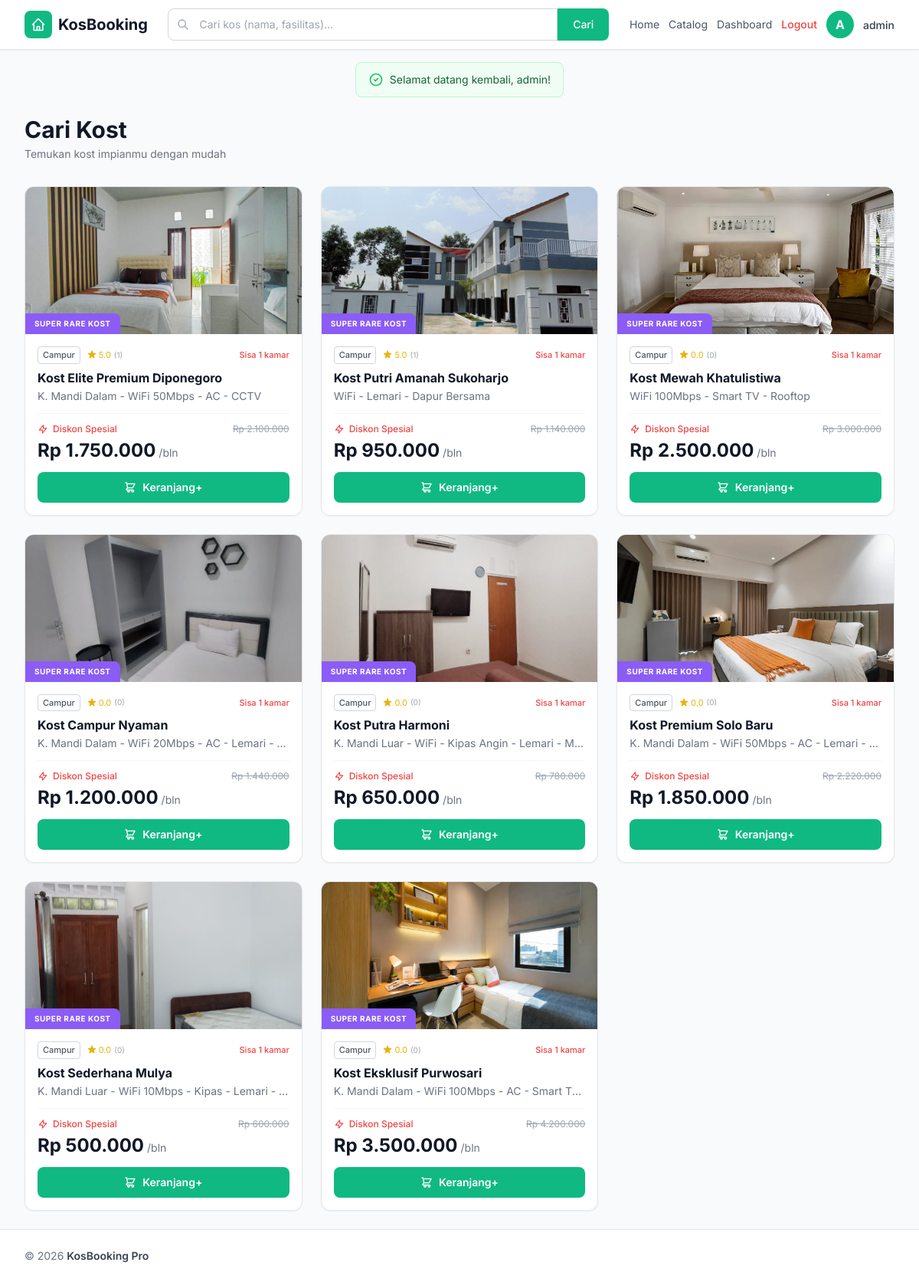
Screenshot of /?page=catalog (signed in) with the database file from the repository.
### tables this page shows
CREATE TABLE `rooms` (
  `id` int NOT NULL,
  `name` varchar(100) NOT NULL,
  `description` text,
  `facilities` text,
  `price_per_month` decimal(12,2) NOT NULL,
  `status` enum('Available','Maintenance') NOT NULL DEFAULT 'Available',
  `image_path` varchar(255) DEFAULT NULL,
  `created_at` timestamp NOT NULL DEFAULT CURRENT_TIMESTAMP
);

### includes/helpers.php (called while the page is built, shortened)
<?php
function formatRupiah(float $amount): string
{
    return 'Rp ' . number_format($amount, 0, ',', '.');
}
function e(?string $value): string
{
    return htmlspecialchars($value ?? '', ENT_QUOTES | ENT_SUBSTITUTE, 'UTF-8');
}

### views/catalog.php (the view, shortened to what this page needs)
<?php
$search = trim($_GET['search'] ?? '');
$sql = "SELECT r.*,
        IFNULL(AVG(rev.rating), 0) as avg_rating,
        COUNT(rev.id) as total_reviews
        FROM rooms r
        LEFT JOIN room_reviews rev ON r.id = rev.room_id
        WHERE r.status = 'Available'";
$params = [];
$sql .= " GROUP BY r.id ORDER BY r.created_at DESC";
$stmt = $pdo->prepare($sql);
$stmt->execute($params);
$rooms = $stmt->fetchAll();
?>
<div class="max-w-7xl mx-auto px-4 sm:px-6 lg:px-8 py-6">
    <div class="flex flex-col sm:flex-row sm:items-center justify-between gap-4 mb-8">
        <div>
            <h1 class="text-2xl sm:text-3xl font-bold text-gray-900">Cari Kost</h1>
            <p class="text-sm text-gray-500 mt-1">Temukan kost impianmu dengan mudah</p>
        </div>
    </div>
    <?php if (empty($rooms)): ?>
        <div class="text-center py-20">
            <svg class="w-16 h-16 text-gray-300 mx-auto mb-4" fill="none" stroke="currentColor" viewBox="0 0 24 24">
                <path stroke-linecap="round" stroke-linejoin="round" stroke-width="1.5" d="M21 21l-6-6m2-5a7 7 0 11-14 0 7 7 0 0114 0z" />
            </svg>
            <h2 class="text-xl font-semibold text-gray-600 mb-2">Kost tidak ditemukan</h2>
            <p class="text-gray-400 text-sm mb-4">
                <?= $search ? "Kost dengan kata kunci \"$search\" tidak tersedia." : 'Belum ada kost yang ditambahkan.' ?>
            </p>
            <a href="?page=catalog" class="inline-block bg-brand text-white px-6 py-2.5 rounded-lg hover:bg-emerald-600 transition text-sm font-medium">Lihat Semua Kost</a>
        </div>
    <?php else: ?>
        <div class="grid grid-cols-1 sm:grid-cols-2 lg:grid-cols-3 xl:grid-cols-4 gap-6">
            <?php foreach ($rooms as $room): ?>
                <div class="bg-white rounded-xl border border-gray-200 shadow-sm hover:shadow-lg transition-shadow duration-300 flex flex-col overflow-hidden">
                    <div class="relative h-48 bg-gray-200 overflow-hidden">
                        <?php if ($room['image_path'] && file_exists(__DIR__ . '/../' . $room['image_path'])): ?>
                            <img src="<?= e($room['image_path']) ?>" alt="<?= e($room['name']) ?>" class="w-full h-full object-cover">
                        <?php endif; ?>
                        <div class="absolute bottom-0 left-0 bg-kos-purple text-white text-[10px] font-bold uppercase tracking-wider px-3 py-1.5 rounded-tr-lg">SUPER RARE KOST</div>
                    </div>
                    <div class="p-4 flex flex-col flex-1">
                        <div class="flex items-center gap-2 text-[11px] mb-2">
                            <span class="border border-gray-300 text-gray-600 rounded px-1.5 py-0.5 font-medium">Campur</span>
                            <span class="text-yellow-500 flex items-center gap-0.5" title="Rating rata-rata kamar">
                                <?= number_format((float)$room['avg_rating'], 1) ?>
                                <span class="text-gray-400 text-[10px] ml-0.5">
                                    (<?= (int)$room['total_reviews'] ?>)
                                </span>
                            </span>
                            <span class="text-red-500 font-medium ml-auto">Sisa 1 kamar</span>
                        </div>
                        <h3 class="text-base font-bold text-gray-900 leading-tight mb-1 line-clamp-2"><?= e($room['name']) ?></h3>
                        <p class="text-sm text-gray-500 truncate mb-3"><?= e($room['facilities'] ?: 'Fasilitas tidak tersedia') ?></p>
                        <div class="border-t border-gray-100 pt-3 mt-auto">
                            <div class="flex items-center gap-1.5 text-xs mb-1">
                                <svg class="w-3.5 h-3.5 text-red-500" fill="none" stroke="currentColor" viewBox="0 0 24 24">
                                    <path stroke-linecap="round" stroke-linejoin="round" stroke-width="2" d="M13 10V3L4 14h7v7l9-11h-7z" />
                                </svg>
                                <span class="text-red-500 font-medium">Diskon Spesial</span>
                                <span class="text-gray-400 line-through ml-auto"><?= formatRupiah((float) $room['price_per_month'] * 1.2) ?></span>
                            </div>
                            <div class="flex items-baseline gap-1">
                                <span class="text-2xl font-bold text-gray-900"><?= formatRupiah((float) $room['price_per_month']) ?></span>
                                <span class="text-sm text-gray-500">/bln</span>
                            </div>
                        </div>
                        <form method="POST" action="" class="mt-3">
                            <button type="submit"
                                class="w-full bg-brand hover:bg-emerald-600 text-white text-center font-semibold py-2.5 rounded-lg transition text-sm flex items-center justify-center gap-2">
                                <svg class="w-4 h-4" fill="none" stroke="currentColor" viewBox="0 0 24 24">
                                    <path stroke-linecap="round" stroke-linejoin="round" stroke-width="2"
                                        d="M3 3h2l.4 2M7 13h10l4-8H5.4M7 13L5.4 5M7 13l-2.293 2.293c-.63.63-.184 1.707.707 1.707H17m0 0a2 2 0 100 4 2 2 0 000-4zm-8 0a2 2 0 110 4 2 2 0 010-4z" />
                                </svg>
                                Keranjang+
                            </button>
                        </form>
                    </div>
                </div>
            <?php endforeach; ?>
        </div>
    <?php endif; ?>
</div>

### includes/layout.php (style rules this page uses)
.line-clamp-2 { display: -webkit-box; -webkit-line-clamp: 2; -webkit-box-orient: vertical; overflow: hidden; }

### rows the page displays
rooms: image_path (picture), avg_rating "5.0", total_reviews "1", name "Kost Elite Premium Diponegoro", facilities "K. Mandi Dalam - WiFi 50Mbps - AC - CCTV", formatRupiah((float)$room['price_per_month']*1.2) "Rp 2.100.000", price_per_month "Rp 1.750.000"
rooms: image_path (picture), avg_rating "5.0", total_reviews "1", name "Kost Putri Amanah Sukoharjo", facilities "WiFi - Lemari - Dapur Bersama", formatRupiah((float)$room['price_per_month']*1.2) "Rp 1.140.000", price_per_month "Rp 950.000"
rooms: image_path (picture), avg_rating "0.0", total_reviews "0", name "Kost Mewah Khatulistiwa", facilities "WiFi 100Mbps - Smart TV - Rooftop", formatRupiah((float)$room['price_per_month']*1.2) "Rp 3.000.000", price_per_month "Rp 2.500.000"
rooms: image_path (picture), avg_rating "0.0", total_reviews "0", name "Kost Campur Nyaman", facilities "K. Mandi Dalam - WiFi 20Mbps - AC - Lemari -…", formatRupiah((float)$room['price_per_month']*1.2) "Rp 1.440.000", price_per_month "Rp 1.200.000"
rooms: image_path (picture), avg_rating "0.0", total_reviews "0", name "Kost Putra Harmoni", facilities "K. Mandi Luar - WiFi - Kipas Angin - Lemari - M…", formatRupiah((float)$room['price_per_month']*1.2) "Rp 780.000", price_per_month "Rp 650.000"
rooms: image_path (picture), avg_rating "0.0", total_reviews "0", name "Kost Premium Solo Baru", facilities "K. Mandi Dalam - WiFi 50Mbps - AC - Lemari -…", formatRupiah((float)$room['price_per_month']*1.2) "Rp 2.220.000", price_per_month "Rp 1.850.000"
rooms: image_path (picture), avg_rating "0.0", total_reviews "0", name "Kost Sederhana Mulya", facilities "K. Mandi Luar - WiFi 10Mbps - Kipas - Lemari -…", formatRupiah((float)$room['price_per_month']*1.2) "Rp 600.000", price_per_month "Rp 500.000"
rooms: image_path (picture), avg_rating "0.0", total_reviews "0", name "Kost Eksklusif Purwosari", facilities "K. Mandi Dalam - WiFi 100Mbps - AC - Smart T…", formatRupiah((float)$room['price_per_month']*1.2) "Rp 4.200.000", price_per_month "Rp 3.500.000"

### other values shown
$initial "A"
$name "admin"
$_flash_success "Selamat datang kembali, admin!"
